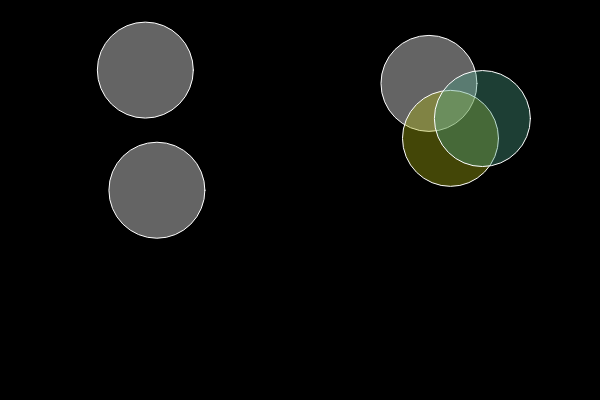
Frame 1 (no input)
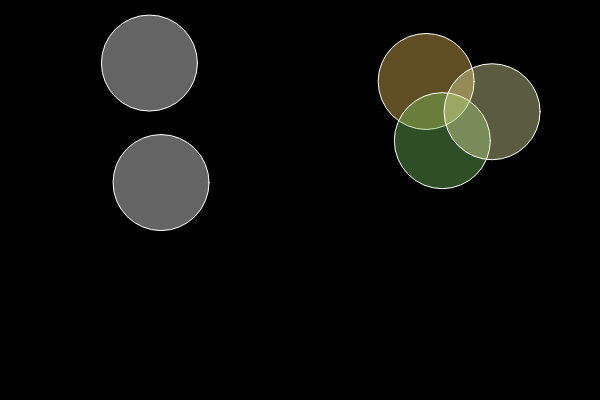
Frame 60 (no input)
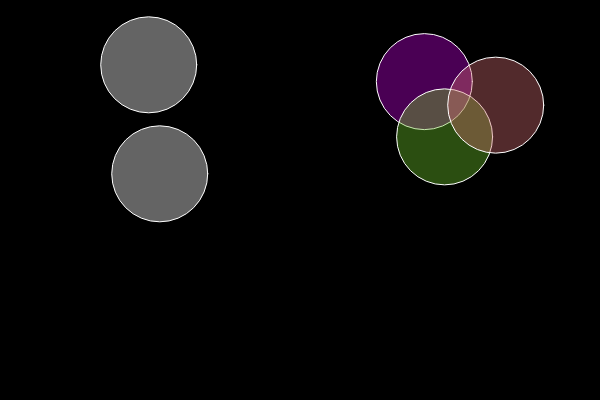
Frame 120 (the mouse pressed at the canvas centre since frame 60)

The p5.js sketch that drew these frames (run headless with seeded random() and noise() and a simulated clock; from frame 60 on, the mouse is pressed at the canvas centre):

// p5.js sketch
// ── sketch.js
var bubbles = []

function setup() {
  createCanvas(600, 400);  
  for(var i =0; i < 5; i++){
    bubbles[i] = new Bubble(random(width),random(height));
  }
}

function draw() {
  
  background(0);
  
  for(var i =0; i < bubbles.length; i++){
    bubbles[i].update();
    bubbles[i].display();
    for(var j=0; j< bubbles.length; j++){
      if(i != j && bubbles[i].intersects(bubbles[j])){
        bubbles[i].changeColor();
        bubbles[j].changeColor();
      }
    }
  }
}
// ── bubble.js
function Bubble(x, y) {
  this.x = x;
  this.y = y;
  this.r = 48;
  this.col = color(255, 100);
  
  this.display = function() {
    stroke(255);
    fill(this.col);
    ellipse(this.x, this.y, this.r * 2, this.r * 2);
  }
  
  this.update = function(){
    this.x += random(-1, 1);
    this.y += random(-1, 1);
  }
  
  this.changeColor = function(){
    this.col = color(random(255), random(255), random(255), 100);
  }
  
  this.intersects = function(other){
    var d = dist(this.x, this.y, other.x, other.y);
    if(d < this.r + other.r){
      return true;
    } else {
      return false;
    }
  }
  
}
